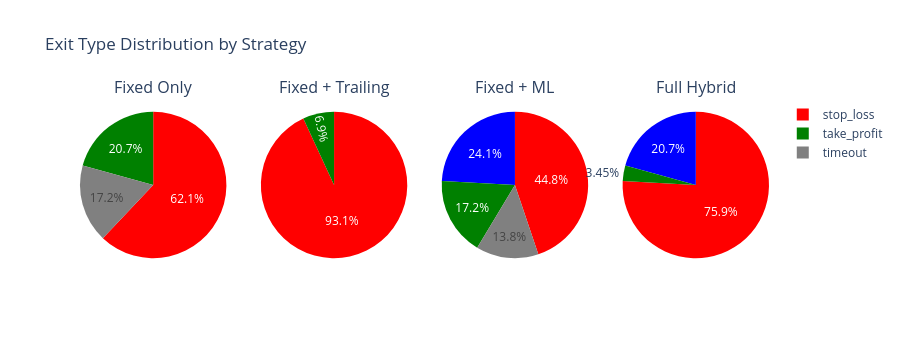

Notebook code cell kept with this figure:
### Code cell
# Exit type breakdown
# Pie charts need 'domain' type subplots, not 'xy'
fig = make_subplots(
    rows=1,
    cols=len(hybrid_results),
    subplot_titles=list(hybrid_results.keys()),
    specs=[[{"type": "domain"} for _ in range(len(hybrid_results))]],
)

exit_type_colors = {
    "stop_loss": "red",
    "take_profit": "green",
    "ml_signal": "blue",
    "timeout": "gray",
}

for i, (name, results) in enumerate(hybrid_results.items(), 1):
    exit_types = [r["exit_type"] for r in results]
    type_counts = pd.Series(exit_types).value_counts()

    fig.add_trace(
        go.Pie(
            labels=type_counts.index,
            values=type_counts.values,
            marker_colors=[exit_type_colors.get(t, "gray") for t in type_counts.index],
            showlegend=(i == 1),
        ),
        row=1,
        col=i,
    )

fig.update_layout(title="Exit Type Distribution by Strategy", height=350)
fig.show()

### Figure 1 — Plotly figure (JSON) as saved in the notebook; plotly's stock layout.template omitted (floating-point values rounded to 4 significant figures)
{"data": [{"domain": {"x": [0.0, 0.2125], "y": [0.0, 1.0]}, "labels": ["stop_loss", "take_profit", "timeout"], "marker": {"colors": ["red", "green", "gray"]}, "showlegend": true, "type": "pie", "values": [18, 6, 5]}, {"domain": {"x": [0.2625, 0.475], "y": [0.0, 1.0]}, "labels": ["stop_loss", "take_profit"], "marker": {"colors": ["red", "green"]}, "showlegend": false, "type": "pie", "values": [27, 2]}, {"domain": {"x": [0.525, 0.7375], "y": [0.0, 1.0]}, "labels": ["stop_loss", "ml_signal", "take_profit", "timeout"], "marker": {"colors": ["red", "blue", "green", "gray"]}, "showlegend": false, "type": "pie", "values": [13, 7, 5, 4]}, {"domain": {"x": [0.7875, 1.0], "y": [0.0, 1.0]}, "labels": ["stop_loss", "ml_signal", "take_profit"], "marker": {"colors": ["red", "blue", "green"]}, "showlegend": false, "type": "pie", "values": [22, 6, 1]}], "layout": {"annotations": [{"font": {"size": 16}, "showarrow": false, "text": "Fixed Only", "x": 0.1062, "xanchor": "center", "xref": "paper", "y": 1.0, "yanchor": "bottom", "yref": "paper"}, {"font": {"size": 16}, "showarrow": false, "text": "Fixed + Trailing", "x": 0.3688, "xanchor": "center", "xref": "paper", "y": 1.0, "yanchor": "bottom", "yref": "paper"}, {"font": {"size": 16}, "showarrow": false, "text": "Fixed + ML", "x": 0.6313, "xanchor": "center", "xref": "paper", "y": 1.0, "yanchor": "bottom", "yref": "paper"}, {"font": {"size": 16}, "showarrow": false, "text": "Full Hybrid", "x": 0.8938, "xanchor": "center", "xref": "paper", "y": 1.0, "yanchor": "bottom", "yref": "paper"}], "height": 350, "title": {"text": "Exit Type Distribution by Strategy"}}}
